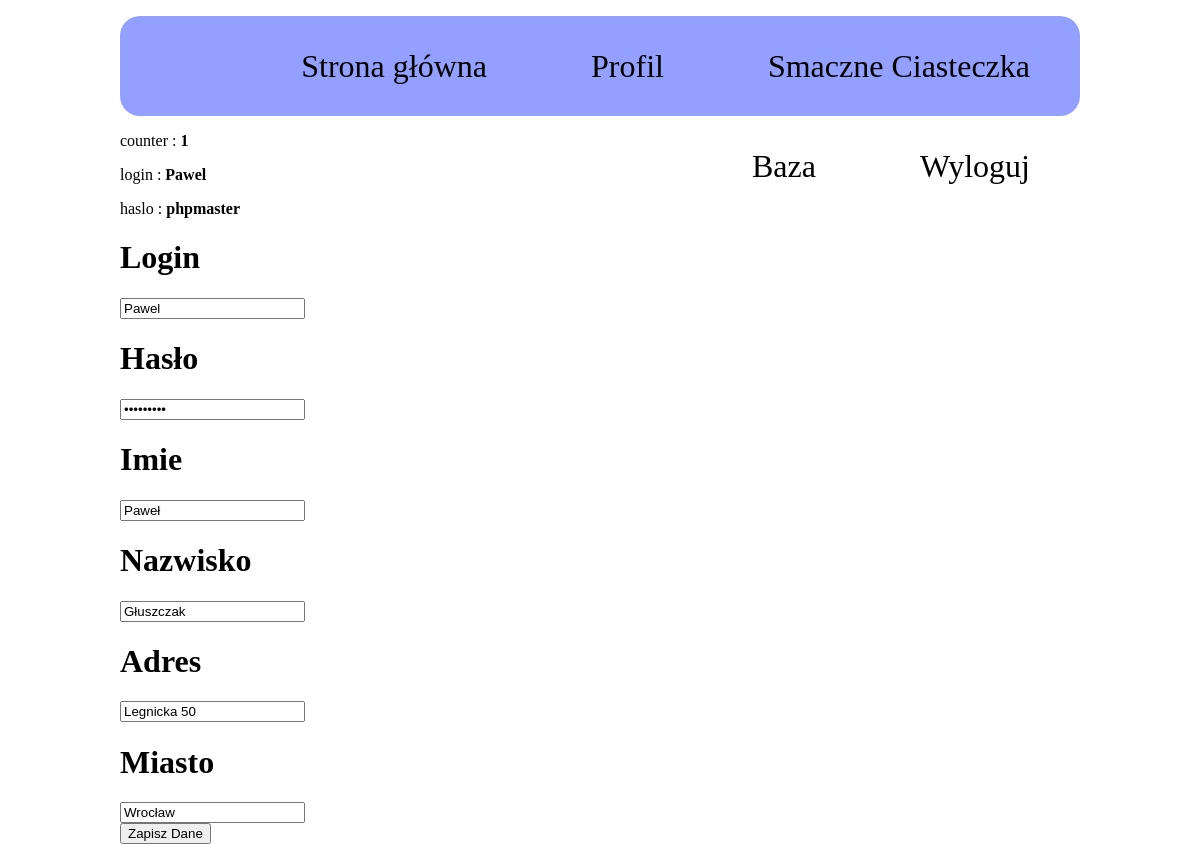
Screenshot of /profile.php (signed in) with the database file from the repository.
### tables this page shows
CREATE TABLE `users` (
  `id` int(11) NOT NULL,
  `login` varchar(50) NOT NULL,
  `password` varchar(50) NOT NULL,
  `nazwisko` varchar(50) DEFAULT NULL,
  `imie` varchar(50) DEFAULT NULL,
  `adres` varchar(200) DEFAULT NULL,
  `miasto` varchar(50) DEFAULT NULL
);

### profile.php (the view, shortened to what this page needs)
<?php session_start();
    $registration_mode = (!isset($_SESSION['login']));
    if(!$registration_mode)
    {
        $db = mysqli_connect("localhost","root","", "webdev")
        or die("Some error occurred during connection " . mysqli_error($db));
        mysqli_set_charset($db,"utf8");
        $query = "SELECT * FROM Users WHERE login ='".$_SESSION['login']."'";
        mysqli_query($db, $query) or die('Błąd przy pobieraniu danych');
        $result = mysqli_query($db, $query);
        $row = mysqli_fetch_array($result);
        $id =  $row['id'];
        $login = $row['login'];
        $password = $row['password'];
        $nazwisko = $row['nazwisko'];
        $imie = $row['imie'];
        $adres = $row['adres'];
        $miasto = $row['miasto'];
    }
?>
<!DOCTYPE HTML>
<html lang="pl">
<head>
</head>
<body>
<?php include("header.php"); ?>
    <div class="registration">
        <form action="registerScript.php" method="post">
        <?php
            if($registration_mode)
            {
            echo'
                <h1>Login</h1>
                <input type="text" name="login"/>
                <h1>Hasło</h1>
                <input type="password" name="password"/>
                <h1>Imie</h1>
                <input type="text" name="imie"/>
                <h1>Nazwisko</h1>
                <input type="text" name="nazwisko"/>
                <h1>Adres</h1>
                <input type="text" name="adres"/>
                <h1>Miasto</h1>
                <input type="text" name="miasto"/> </br>
                <input type="submit" value="Zarejestruj"/>
                <input type="hidden" name="registerMode" value="on"/>';
            }
            else{
                echo'
                <h1>Login</h1>
                <input type="text" name="login" value ="'.$login.'"/>
                <h1>Hasło</h1>
                <input type="password" name="password" value ="'.$password.'"/>
                <h1>Imie</h1>
                <input type="text" name="imie" value ="'.$imie.'"/>
                <h1>Nazwisko</h1>
                <input type="text" name="nazwisko" value ="'.$nazwisko.'"/>
                <h1>Adres</h1>
                <input type="text" name="adres" value ="'.$adres.'"/>
                <h1>Miasto</h1>
                <input type="text" name="miasto" value ="'.$miasto.'"> </br>
                <input type="submit" value="Zapisz Dane"/>
                <input type="hidden" name="id" value="'.$id.'"/>';
            }
        ?>
        </form>
    </div>
</body>

### style.css (style rules this page uses)
body { width: 80%; margin: auto; }

### rows the page displays
users: login "Pawel", imie "Paweł", nazwisko "Głuszczak", adres "Legnicka 50", miasto "Wrocław"

### other values shown
$data "counter"
$$data "1"
$data "login"
$$data "Pawel"
$data "haslo"
$$data "phpmaster"
